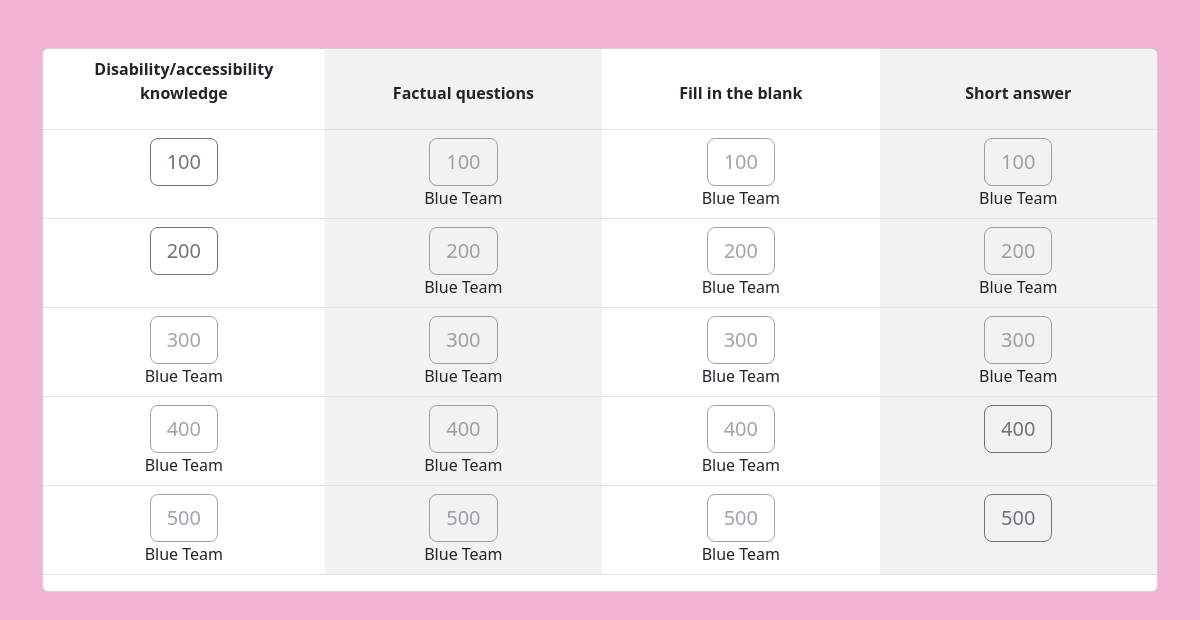
The page / on the database its author committed.
### jeopardy/models.py (models this page shows, shortened)
class Topic(models.Model):
    name = models.CharField(max_length=50)
    def __str__(self):
        return self.name

class Question(models.Model):
    topic = models.ForeignKey(Topic, on_delete=models.CASCADE)
    points = models.ForeignKey(Point, on_delete=models.CASCADE)
    question = models.TextField(max_length=255)
    answer = models.TextField(max_length=255)

class Point(models.Model):
    points = models.IntegerField()
    def __str__(self):
        return str(self.points)

class Team(models.Model):
    teamName = models.CharField(max_length=50, )
    qustionsAnsered = models.ManyToManyField(Question,blank=True)
    def __str__(self):
        return self.teamName

### jeopardy/views.py (the view)
# urls.py: path("",main_page, name='main'),
def main_page(request):
    questions = Question.objects.all()
    topics = Topic.objects.all()
    points = Point.objects.all()
    questions_parced = []
    for point in points:
        points_list = []
        for question in questions:
            if question.points == point:
                points_list.append(question)
        questions_parced.append(points_list)
    context = {"questions": questions_parced, "topics": topics}
    return render(request, 'jeopardy/jeopardy.html', context)

### jeopardy/templates/jeopardy/jeopardy.html
{% extends 'jeopardy/base.html' %}
{% block content %}
<div class="card mt-5">
  <div class="table-responsive">
    <table class="table table-striped-columns">
      <thead>
        <tr>
          {% for topic in topics %}
          <th scope="col" style="width: 12rem;"><p class = "text-center">{{topic}}<p></th>
          {% endfor %}
        </tr>
      </thead>
      <tbody>
        {% for points in questions %}
        <tr class="">
          {% for question in points %}
          <td class = "text-center">
            {% if question.team_set.all.count == 0 %}
            <a href="question/{{question.id}}" class="btn btn-outline-secondary btn-lg">{{question.points}} </a>
            {% else %}
            <a href="question/{{question.id}}" class="btn btn-outline-secondary btn-lg disabled">{{question.points}}</a><br>
            {% for team in question.team_set.all %}{{team}} {% endfor %}
            {% endif %}
          </td>
          {% endfor %}
        </tr>
        {% endfor %}
      </tbody>
    </table>
  </div>
</div>
{% endblock content %}

### jeopardy/templates/jeopardy/base.html (shortened to what this page needs)
<!doctype html>
<html lang="en">
  {% load static %}
<head>
  <link href="https://cdn.jsdelivr.net/npm/bootstrap@5.2.1/dist/css/bootstrap.min.css" rel="stylesheet">
  <link rel = "stylesheet" href = "{% static 'jeopardy/style.css' %}">
</head>
<body class = "body">
  <div class="container">
    {% block content %}
    {% endblock content %}
  </div>
</body>
</html>

### jeopardy/static/jeopardy/style.css (style rules this page uses)
.body { background-color: #F1B2D3; background-image: url("images/sunset.png"); }

### rows shown on the page
Topic: name "Disability/accessibility knowledge"
Topic: name "Factual questions"
Topic: name "Fill in the blank"
Topic: name "Short answer"
Question: points "100"
Question: points "100"
Team: teamName "Blue Team"
Question: points "100"
Question: points "100"
Question: points "200"
Question: points "200"
Question: points "200"
Question: points "200"
Question: points "300"
Question: points "300"
Question: points "300"
Question: points "300"
Question: points "400"
Question: points "400"
Question: points "400"
Question: points "400"
Question: points "500"
Question: points "500"
Question: points "500"
Question: points "500"
